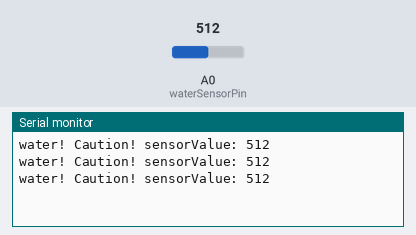
The sketch below on a simulated Arduino Uno, built with avr-gcc and run on an emulated ATmega328P. Shown: the last lines printed to the serial monitor. Inputs (shaded band) come from the test bench; at power-on: A0 (waterSensorPin) = 512.

Above: at 1.3 s.
1.4 s: A0 (waterSensorPin) set to 483
At 1.9 s:
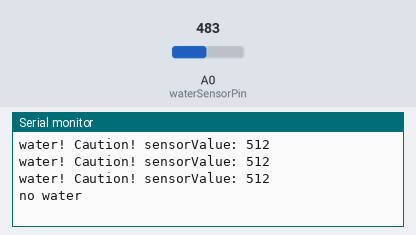
3.5 s: A0 (waterSensorPin) set to 510
At 3.9 s:
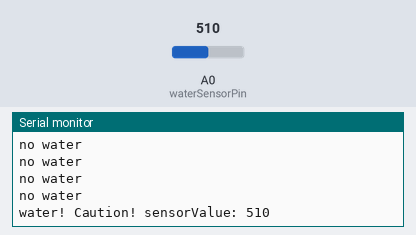

The sketch:

water.ino
```cpp
int waterSensorPin = A0;

void setup() {

  Serial.begin(9600);
}

void loop() {


  int sensorValue = analogRead(waterSensorPin);

  if (sensorValue >500) {
    Serial.print("water! Caution! sensorValue: ");
    Serial.println(sensorValue);
  }
  else
  {
    Serial.println("no water");
  }


  delay(500);
}
```

Measured:
- the behaviour switches between 501 and 500 on A0 (waterSensorPin) (found by bisection; images 0 and 1)
- after the input at 1.4 s, the serial monitor: prints a new line after 0.10 s (image 1)
- after the input at 3.5 s, the serial monitor: prints a new line at once (image 2)
